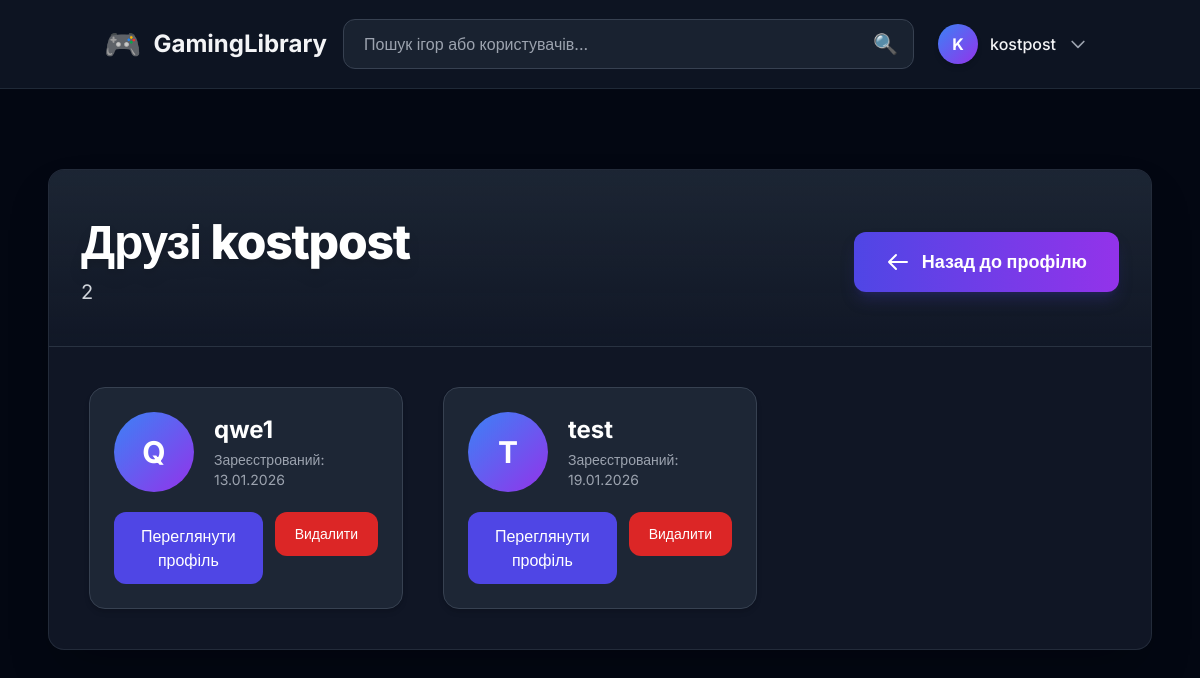
Page /profile/kostpost/friends/ (signed in) on the committed database.
### games/aut/models.py (models this page shows, shortened)
class Profile(models.Model):
    user = models.OneToOneField(User, on_delete=models.CASCADE, related_name='profile')
    friends = models.ManyToManyField(
        'self',
        symmetrical=True,
        blank=True,
        related_name='friend_of'
    )
    avatar = models.ImageField(
        upload_to='avatars/',
        null=True,
        blank=True,
        verbose_name="Аватар"
    )

### views/profile.py (the view)
# urls.py: path('profile/<str:username>/friends/', profile.user_friends_all, name='user_friends_all'),
def user_friends_all(request, username):
    profile_user = get_object_or_404(User, username=username)
    is_own_profile = request.user == profile_user
    if is_own_profile or profile_user.profile in request.user.profile.friends.all():
        friends = profile_user.profile.friends.select_related('user').order_by('user__username')
    else:
        friends = profile_user.profile.friends.none()
    context = {
        'profile_user': profile_user,
        'friends': friends,
        'total_friends': friends.count(),
        'is_own_profile': is_own_profile,
    }
    return render(request, 'user_friends_all.html', context)

### templates/user_friends_all.html (shortened to what this page needs)
{% extends "base.html" %}
{% block content %}
<div class="min-h-screen pt-12 pb-24 px-4 sm:px-6 lg:px-8">
    <div class="max-w-7xl mx-auto">
        <div class="bg-gray-900/95 backdrop-blur-xl rounded-2xl shadow-2xl border border-gray-700/50 overflow-hidden">
            <div class="bg-gradient-to-b from-gray-800/80 to-gray-900/60 px-8 pt-12 pb-10 border-b border-gray-700/50">
                <div class="flex flex-col sm:flex-row sm:items-center justify-between gap-6">
                    <div>
                        <h1 class="text-4xl sm:text-5xl font-extrabold text-white tracking-tight drop-shadow-lg">
                            Друзі {{ profile_user.username }}
                        </h1>
                        <p class="mt-3 text-xl text-gray-300">
                            {{ total_friends }} {{ total_friends|pluralize:"друг,друзі,друзів" }}
                        </p>
                    </div>
                    <a href="{% url 'profile_by_username' profile_user.username %}"
                       class="inline-flex items-center gap-3 px-8 py-4 bg-gradient-to-r from-indigo-600 to-purple-600 hover:from-indigo-700 hover:to-purple-700 text-white font-semibold rounded-xl shadow-lg shadow-indigo-900/40 hover:shadow-indigo-700/60 transition-all duration-300 transform hover:scale-105 active:scale-95 text-lg">
                        <svg class="w-6 h-6" fill="none" stroke="currentColor" viewBox="0 0 24 24">
                            <path stroke-linecap="round" stroke-linejoin="round" stroke-width="2" d="M10 19l-7-7m0 0l7-7m-7 7h18" />
                        </svg>
                        <span>Назад до профілю</span>
                    </a>
                </div>
            </div>
            <div class="p-8 lg:p-10">
                {% if friends %}
                <div class="grid grid-cols-1 sm:grid-cols-2 lg:grid-cols-3 gap-8 lg:gap-10">
                    {% for friend_profile in friends %}
                    <div class="group bg-gray-800/90 rounded-2xl p-6 border border-gray-700 hover:border-indigo-500 transition-all duration-300 shadow-md hover:shadow-xl flex flex-col">
                        <div class="flex items-center gap-5 mb-5">
                            <div class="w-20 h-20 rounded-full bg-gradient-to-br from-blue-500 to-purple-600 flex items-center justify-center text-white text-3xl font-bold flex-shrink-0">
                                {{ friend_profile.user.username|slice:":1"|upper }}
                            </div>
                            <div class="flex-1 min-w-0">
                                <h3 class="text-2xl font-bold text-white group-hover:text-indigo-300 transition-colors truncate">
                                    {{ friend_profile.user.username }}
                                </h3>
                                <p class="text-gray-400 text-sm mt-1">
                                    Зареєстрований: {{ friend_profile.user.date_joined|date:"d.m.Y" }}
                                </p>
                            </div>
                        </div>
                        <div class="mt-auto flex flex-wrap gap-3">
                            <a href="{% url 'profile_by_username' friend_profile.user.username %}"
                               class="flex-1 py-3 bg-indigo-600 hover:bg-indigo-700 text-white font-medium text-center rounded-xl transition">
                                Переглянути профіль
                            </a>
                            {% if is_own_profile %}
                            <form method="post" action="{% url 'remove_friend' friend_profile.user.username %}" class="inline">
                                <button type="submit" onclick="return confirm('Видалити {{ friend_profile.user.username }} з друзів?')"
                                        class="py-3 px-5 bg-red-600 hover:bg-red-700 text-white rounded-xl transition text-sm font-medium">
                                    Видалити
                                </button>
                            </form>
                            {% endif %}
                        </div>
                    </div>
                    {% endfor %}
                </div>
                {% endif %}
            </div>
        </div>
    </div>
</div>
{% endblock %}

### templates/base.html (shortened to what this page needs)
<!DOCTYPE html>
<html lang="uk" class="min-h-screen">
<head>
    <script src="https://cdn.tailwindcss.com"></script>
</head>
<body class="min-h-screen flex flex-col bg-gray-950 text-gray-100 overflow-x-hidden">
<header class="bg-gray-900/80 backdrop-blur-md border-b border-gray-800 sticky top-0 z-50">
    <div class="container mx-auto px-4 py-4 flex flex-col sm:flex-row items-center justify-between gap-4">
        <a href="{% url 'home' %}" class="flex items-center gap-3">
            <div class="text-3xl">🎮</div>
            <h1 class="text-2xl font-bold">GamingLibrary</h1>
        </a>
        <div class="flex-1 max-w-2xl">
            <form action="{% url 'search' %}" method="get" class="relative">
                <input type="text" name="q" placeholder="Пошук ігор або користувачів..."
                       value="{{ request.GET.q|default:'' }}"
                       class="w-full px-5 py-3 bg-gray-800/70 border border-gray-700 rounded-xl text-white placeholder-gray-400 focus:outline-none focus:ring-2 focus:ring-blue-500 transition"/>
                <button type="submit"
                        class="absolute right-4 top-1/2 -translate-y-1/2 text-gray-400 hover:text-white text-xl transition">
                    🔍
                </button>
            </form>
        </div>
        <div class="relative">
            {% if user.is_authenticated %}
            <button id="profile-button"
                    class="group flex items-center gap-3 hover:bg-gray-800/50 rounded-xl p-2 transition-all duration-200">
                <div class="w-10 h-10 rounded-full bg-gradient-to-br from-blue-500 to-purple-600 flex items-center justify-center text-white font-bold shadow-md">
                    {{ user.username|slice:":1"|upper }}
                </div>
                <span class="font-medium truncate max-w-36">{{ user.username }}</span>
                <svg id="dropdown-arrow"
                     class="w-5 h-5 text-gray-400 group-hover:text-white transition-transform duration-300"
                     fill="none" stroke="currentColor" viewBox="0 0 24 24">
                    <path stroke-linecap="round" stroke-linejoin="round" stroke-width="2" d="M19 9l-7 7-7-7"/>
                </svg>
            </button>
            {% endif %}
        </div>
    </div>
</header>
<main class="flex-1 container mx-auto px-4 py-8 max-w-7xl">
    {% block content %}{% endblock %}
</main>
</body>
</html>

### templates/base.html (style rules this page uses)
body { font-family: 'Inter', sans-serif; }

### rows in the picture
Profile: user.username "Q", user.username "qwe1", user.date_joined "13.01.2026"
Profile: user.username "T", user.username "test", user.date_joined "19.01.2026"

### other values in the picture
{{ user.username|slice:":1"|upper }} "K"
{{ user.username }} "kostpost"
{{ profile_user.username }} "kostpost"
{{ total_friends }} "2"
